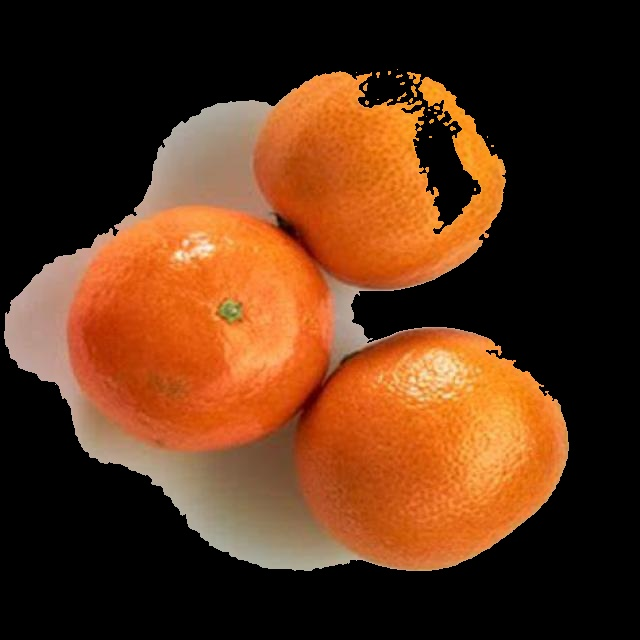
#> input picture lab11_ML2/aaa.jpg, 640 x 640 px; its folder holds only this picture in this run
$ python -i Lab11.py   (imports and definitions only)   (older library calls are emulated)
#> lines starting #> are read from the running program, lines starting #| are printed output that depends on the picture; after the words box and inside, x2 and y2 are one past the last pixel; in counts of white or black regions, pixels touching at a corner belong together
#> in extract_features, image is the input picture: shape (640, 640, 3); mean B, G, R 23.8, 50.3, 91.1
import cv2
import os
import mahotas.features
from skimage.feature import Cascade
import pandas as pd
import numpy as np


def extract_image(image):

    gray = cv2.cvtColor(image, cv2.COLOR_BGR2GRAY)
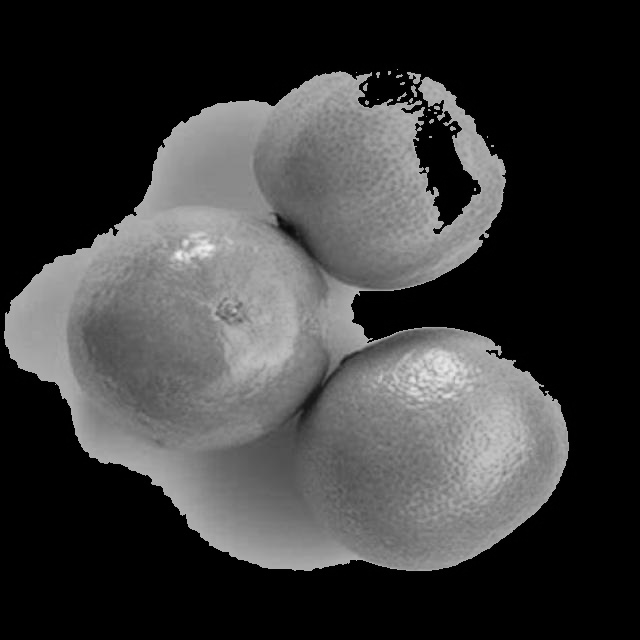
#> gray: shape (640, 640); min 0, max 242, mean 59.5
    blur = cv2.GaussianBlur(gray, (5, 5), 0)
    thresh = cv2.threshold(
        blur, 0, 255, cv2.THRESH_BINARY_INV + cv2.THRESH_OTSU)[1]
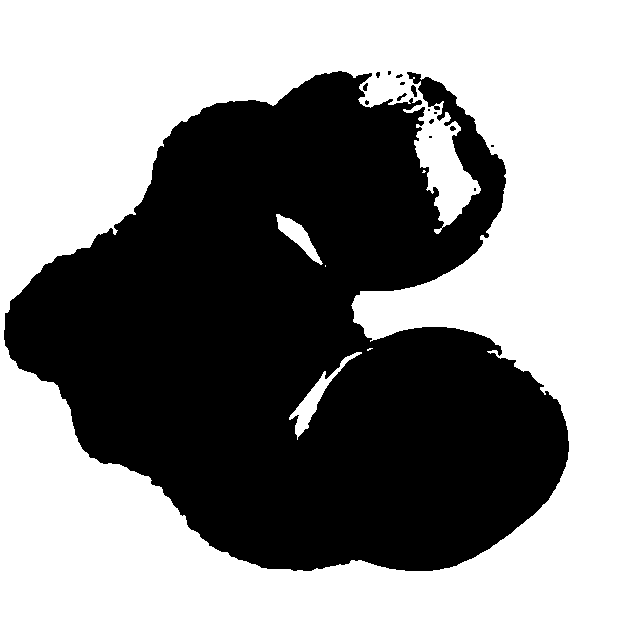
#> thresh: shape (640, 640); 56.6% white; 16 black regions (11 under 20 px), largest, box (x1, y1, x2, y2) and area: (4, 71, 569, 571) 177571, (411, 85, 417, 97) 47, (397, 93, 407, 101) 31, (363, 83, 368, 91) 28, (450, 126, 456, 131) 23
    # Find contours
    contours, _ = cv2.findContours(
        thresh, cv2.RETR_EXTERNAL, cv2.CHAIN_APPROX_SIMPLE)
#> contours = [[[0, 0], [0, 639], [639, 639], [639, 0]]]

    # Create a blank mask
    mask = np.zeros_like(gray)

    # Draw contours on the mask
    cv2.drawContours(mask, contours, -1, (255), thickness=cv2.FILLED)
#> mask: shape (640, 640); every value is 255

    # Apply the mask to the original image
    result = cv2.bitwise_and(image, image, mask=mask)

    # Display the results
    return result


def fourier_descriptors(contour, num_descriptors=10):
    contour_complex = contour[:, 0, 0] + 1j * contour[:, 0, 1]
    descriptors = np.fft.fft(contour_complex)
    descriptors = np.fft.fftshift(descriptors)
    descriptors = descriptors[:num_descriptors]
    return descriptors


def calculate_texture_features(image):
    gray_image = cv2.cvtColor(image, cv2.COLOR_BGR2GRAY)
    # Calculate GLCM
    glcm = mahotas.features.haralick(gray_image.astype(np.uint8))
    # Extract specific GLCM features
    contrast = glcm[:, 1].mean()  # Contrast
    dissimilarity = glcm[:, 2].mean()  # Dissimilarity
    homogeneity = glcm[:, 4].mean()  # Homogeneity
    energy = glcm[:, 8].mean()  # Energy
    correlation = glcm[:, 9].mean()  # Correlation
    asm = glcm[:, 10].mean()  # ASM

    texture_features = np.array(
        [contrast, dissimilarity, homogeneity, energy, correlation, asm])

    return texture_features


def extract_features(image_path):
    image = cv2.imread(image_path)
    # image = cv2.imread('fruits_v2\\test\\Apple\\autoxautomAUTOcFFFFFF-2-5_jpg.rf.418872f9dd77627609c7e408a22f44cd.jpg')
    image = extract_image(image)

    gray = cv2.cvtColor(image, cv2.COLOR_BGR2GRAY)
    blur = cv2.GaussianBlur(gray, (5, 5), 0)
    thresh = cv2.threshold(
        blur, 0, 255, cv2.THRESH_BINARY_INV + cv2.THRESH_OTSU)[1]

    # Find contours
    contours, _ = cv2.findContours(
        thresh, cv2.RETR_EXTERNAL, cv2.CHAIN_APPROX_SIMPLE)
#> contours = [[[0, 0], [0, 639], [639, 639], [639, 0]]]

    # cv2.imwrite("extracted_image.jpg", image)


    data = []

    for contour in contours:
        descriptors = fourier_descriptors(contour, num_descriptors=20)
#> this loop made 1 pass
#> contour on pass 1: [[0, 0], [0, 639], [639, 639], [639, 0]]

    texture_features = calculate_texture_features(image)
    data.append({
        'filepaths': image_path,
        'class': image_path.split('/')[-2],
        'label': '3',
        'phase': 'train',
        'dissimilarity': texture_features[1],
        'homogeneity': texture_features[2],
        'contrast': texture_features[0],
        'energy': texture_features[3],
        'ASM': texture_features[5],
        'correlation': texture_features[4],
        'fourier_descriptors': descriptors,
    })
    return data


def main():


    image_paths = []
    extracted_data = []

    classes = ['Apple','Banana','Carrot','Orange']

    for filename in os.listdir(f'fruits_v2/train/{classes[3]}/'):
        if filename.endswith('.jpg'):
            image_paths.append(
                f'fruits_v2/train/{classes[3]}/' + filename)

    for image_path in image_paths:
        image_features = extract_features(image_path)
        extracted_data.extend(image_features)

    df = pd.DataFrame(extracted_data)
    df = df.drop_duplicates(subset='filepaths', keep='first')
    # csv_filename = 'features.csv'
    # df.to_csv(csv_filename, index=False)
    existing_data = pd.read_csv('features_3.csv')
    combined_data = pd.concat([existing_data, df], ignore_index=True)
    combined_data.to_csv('features_4.csv', index=False)


# [4 lines not run here, left out]

#> (the run stopped early here; a loop or call above may not have finished)
